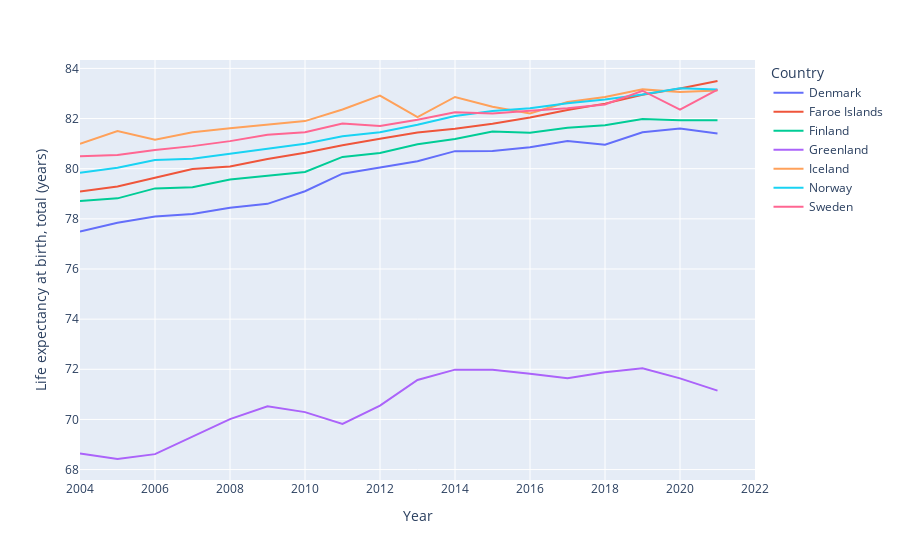

The code cell stored with this chart in its notebook:
### Code cell
# List of nordic countries
nordic_countries = ['Denmark', 'Norway', 'Sweden', 'Finland',  'Iceland', 'Greenland', 'Faroe Islands'] # Check Aland and Faroe Islands

# Selecting data of nordic countries
df_nordic = df[df["Country"].isin(nordic_countries)]

# Make and display line graph comparing nordic countries and their life expectancy as a function of time
fig_nordic_life_as_time = px.line(
    df_nordic,
    x = 'Year',
    y = 'Life expectancy at birth, total (years)',
    color = 'Country',
    height = 1000
)
fig_nordic_life_as_time.show()

### Figure 1 — Plotly figure (JSON) as saved in the notebook; plotly's stock layout.template omitted (floating-point values rounded to 4 significant figures)
{"data": [{"hovertemplate": "Country=Denmark<br>Year=%{x}<br>Life expectancy at birth, total (years)=%{y}<extra></extra>", "legendgroup": "Denmark", "line": {"color": "#636efa", "dash": "solid"}, "marker": {"symbol": "circle"}, "mode": "lines", "name": "Denmark", "orientation": "v", "showlegend": true, "text": "label", "type": "scatter", "visible": true, "x": [2004, 2005, 2006, 2007, 2008, 2009, 2010, 2011, 2012, 2013, 2014, 2015, 2016, 2017, 2018, 2019, 2020, 2021, 2022], "xaxis": "x", "y": [77.49, 77.84, 78.1, 78.2, 78.45, 78.6, 79.1, 79.8, 80.05, 80.3, 80.7, 80.7, 80.85, 81.1, 80.95, 81.45, 81.6, 81.4, null], "yaxis": "y"}, {"hovertemplate": "Country=Faroe Islands<br>Year=%{x}<br>Life expectancy at birth, total (years)=%{y}<extra></extra>", "legendgroup": "Faroe Islands", "line": {"color": "#EF553B", "dash": "solid"}, "marker": {"symbol": "circle"}, "mode": "lines", "name": "Faroe Islands", "orientation": "v", "showlegend": true, "text": "label", "type": "scatter", "visible": true, "x": [2004, 2005, 2006, 2007, 2008, 2009, 2010, 2011, 2012, 2013, 2014, 2015, 2016, 2017, 2018, 2019, 2020, 2021, 2022], "xaxis": "x", "y": [79.09, 79.29, 79.64, 79.99, 80.09, 80.39, 80.64, 80.94, 81.19, 81.44, 81.59, 81.79, 82.04, 82.34, 82.6, 82.95, 83.2, 83.5, null], "yaxis": "y"}, {"hovertemplate": "Country=Finland<br>Year=%{x}<br>Life expectancy at birth, total (years)=%{y}<extra></extra>", "legendgroup": "Finland", "line": {"color": "#00cc96", "dash": "solid"}, "marker": {"symbol": "circle"}, "mode": "lines", "name": "Finland", "orientation": "v", "showlegend": true, "text": "label", "type": "scatter", "visible": true, "x": [2004, 2005, 2006, 2007, 2008, 2009, 2010, 2011, 2012, 2013, 2014, 2015, 2016, 2017, 2018, 2019, 2020, 2021, 2022], "xaxis": "x", "y": [78.71, 78.82, 79.21, 79.26, 79.57, 79.72, 79.87, 80.47, 80.63, 80.98, 81.18, 81.48, 81.43, 81.63, 81.73, 81.98, 81.93, 81.93, null], "yaxis": "y"}, {"hovertemplate": "Country=Greenland<br>Year=%{x}<br>Life expectancy at birth, total (years)=%{y}<extra></extra>", "legendgroup": "Greenland", "line": {"color": "#ab63fa", "dash": "solid"}, "marker": {"symbol": "circle"}, "mode": "lines", "name": "Greenland", "orientation": "v", "showlegend": true, "text": "label", "type": "scatter", "visible": true, "x": [2004, 2005, 2006, 2007, 2008, 2009, 2010, 2011, 2012, 2013, 2014, 2015, 2016, 2017, 2018, 2019, 2020, 2021, 2022], "xaxis": "x", "y": [68.64, 68.42, 68.62, 69.32, 70.02, 70.53, 70.29, 69.82, 70.55, 71.57, 71.99, 71.98, 71.83, 71.64, 71.89, 72.04, 71.64, 71.15, null], "yaxis": "y"}, {"hovertemplate": "Country=Iceland<br>Year=%{x}<br>Life expectancy at birth, total (years)=%{y}<extra></extra>", "legendgroup": "Iceland", "line": {"color": "#FFA15A", "dash": "solid"}, "marker": {"symbol": "circle"}, "mode": "lines", "name": "Iceland", "orientation": "v", "showlegend": true, "text": "label", "type": "scatter", "visible": true, "x": [2004, 2005, 2006, 2007, 2008, 2009, 2010, 2011, 2012, 2013, 2014, 2015, 2016, 2017, 2018, 2019, 2020, 2021, 2022], "xaxis": "x", "y": [81.0, 81.5, 81.16, 81.45, 81.61, 81.75, 81.9, 82.36, 82.92, 82.06, 82.86, 82.47, 82.2, 82.66, 82.86, 83.16, 83.06, 83.12, null], "yaxis": "y"}, {"hovertemplate": "Country=Norway<br>Year=%{x}<br>Life expectancy at birth, total (years)=%{y}<extra></extra>", "legendgroup": "Norway", "line": {"color": "#19d3f3", "dash": "solid"}, "marker": {"symbol": "circle"}, "mode": "lines", "name": "Norway", "orientation": "v", "showlegend": true, "text": "label", "type": "scatter", "visible": true, "x": [2004, 2005, 2006, 2007, 2008, 2009, 2010, 2011, 2012, 2013, 2014, 2015, 2016, 2017, 2018, 2019, 2020, 2021, 2022], "xaxis": "x", "y": [79.84, 80.04, 80.34, 80.4, 80.59, 80.8, 81.0, 81.3, 81.45, 81.75, 82.1, 82.3, 82.41, 82.61, 82.76, 82.96, 83.21, 83.16, null], "yaxis": "y"}, {"hovertemplate": "Country=Sweden<br>Year=%{x}<br>Life expectancy at birth, total (years)=%{y}<extra></extra>", "legendgroup": "Sweden", "line": {"color": "#FF6692", "dash": "solid"}, "marker": {"symbol": "circle"}, "mode": "lines", "name": "Sweden", "orientation": "v", "showlegend": true, "text": "label", "type": "scatter", "visible": true, "x": [2004, 2005, 2006, 2007, 2008, 2009, 2010, 2011, 2012, 2013, 2014, 2015, 2016, 2017, 2018, 2019, 2020, 2021, 2022], "xaxis": "x", "y": [80.5, 80.55, 80.75, 80.9, 81.1, 81.35, 81.45, 81.8, 81.7, 81.96, 82.25, 82.2, 82.31, 82.41, 82.56, 83.11, 82.36, 83.16, null], "yaxis": "y"}], "layout": {"autosize": true, "legend": {"title": {"text": "Country"}, "tracegroupgap": 0}, "margin": {"t": 60}, "xaxis": {"anchor": "y", "autorange": true, "domain": [0, 1], "range": [2004, 2022], "title": {"text": "Year"}, "type": "linear"}, "yaxis": {"anchor": "x", "autorange": true, "domain": [0, 1], "range": [67.58, 84.34], "title": {"text": "Life expectancy at birth, total (years)"}, "type": "linear"}}}
